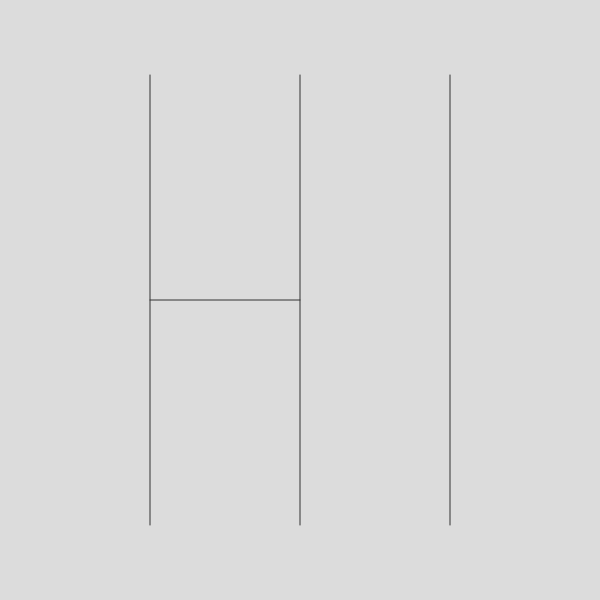
Frame 1 (no input)
Frame 60 (no input): identical to frame 1, image omitted
Frame 120 (the mouse pressed at the canvas centre since frame 60): identical to frame 1, image omitted

The p5.js sketch that drew this single still picture (run headless with seeded random() and noise() and a simulated clock; from frame 60 on, the mouse is pressed at the canvas centre):

// p5.js sketch
// ── sketch.js
/*
Creation & Computation - Kate Hartman
Hi - Scaled to Canvas

Try changing the Canvas size and see what happens
*/

var margin = 75;
  
  function setup() {
  createCanvas(600, 600);
}

function draw() {
  background(220);
  stroke(50);
  line(width/4, margin, width/4, height-margin);
  line(width/4*2, margin, width/4*2, height-margin);
  line(width/4*3, margin, width/4*3, height-margin);
  line(width/4, height/2, width/4*2, height/2);
}
